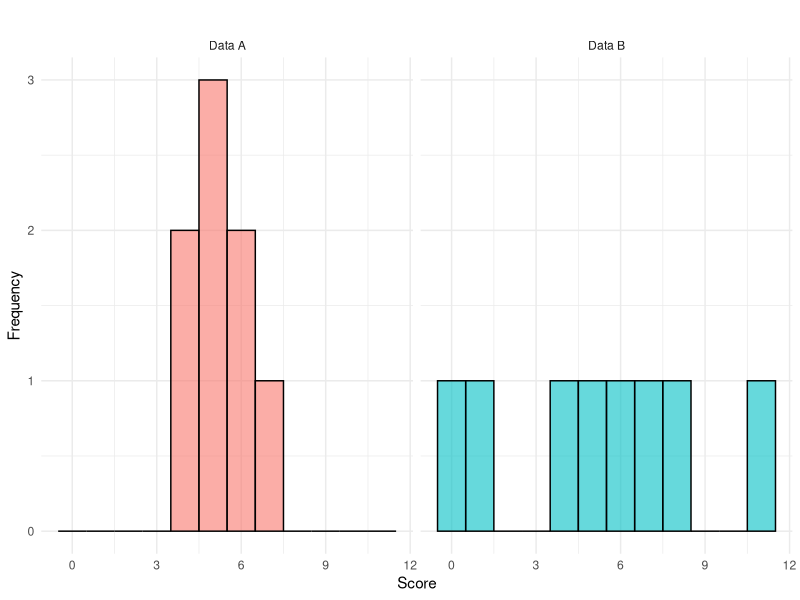
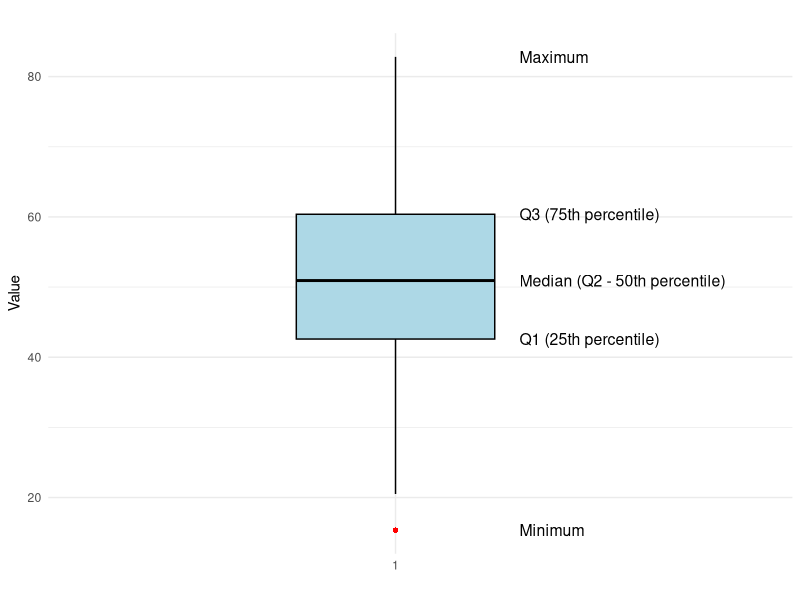
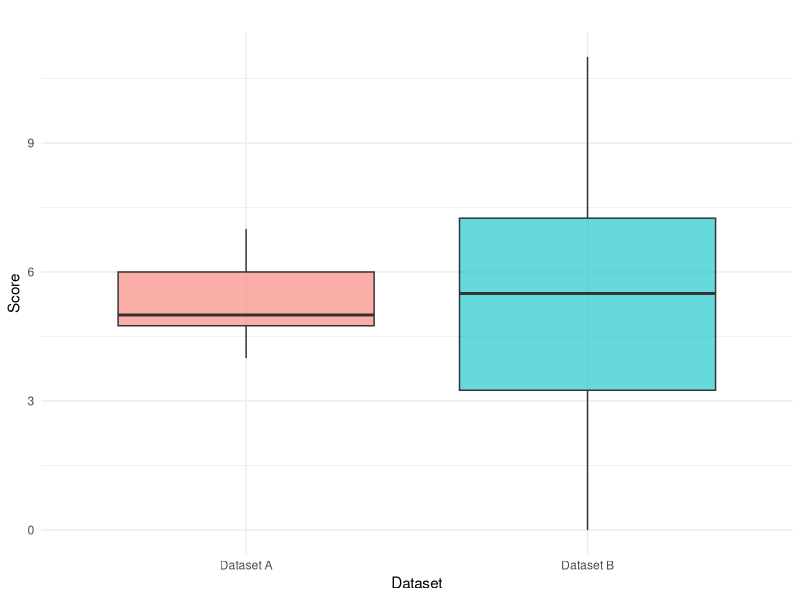
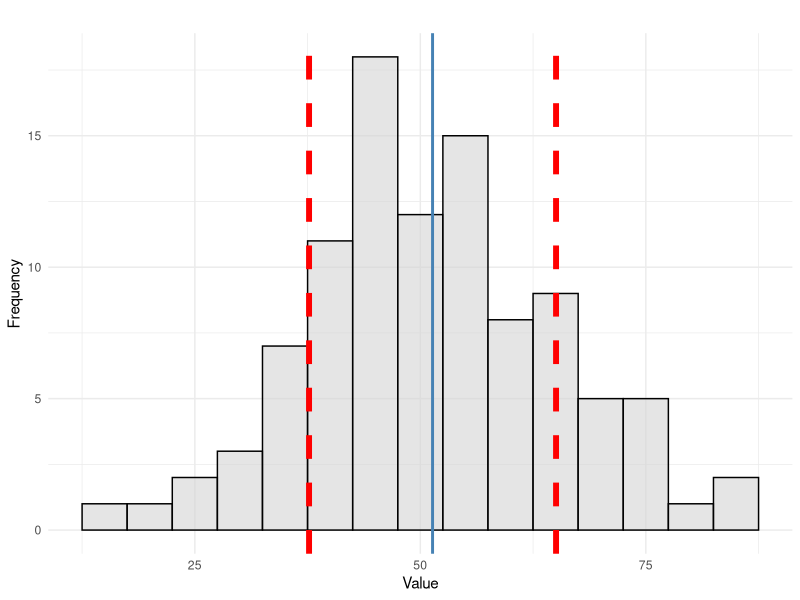
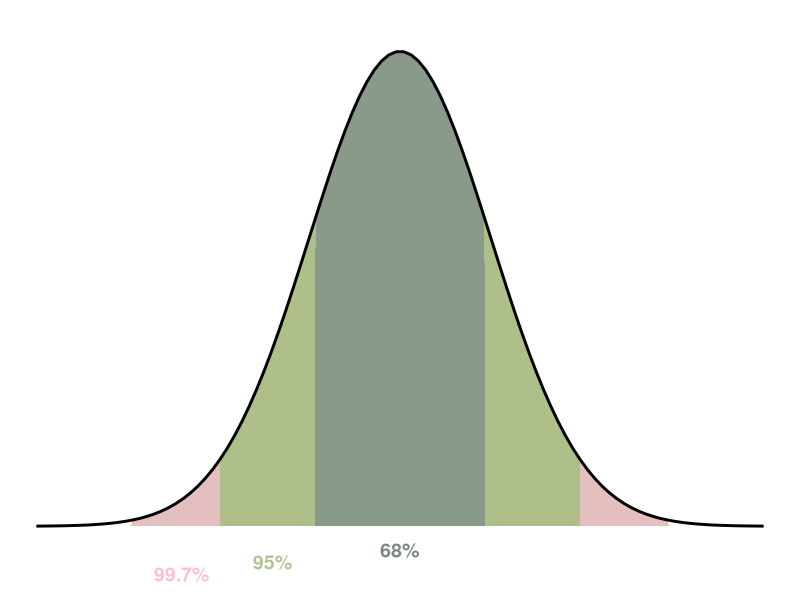
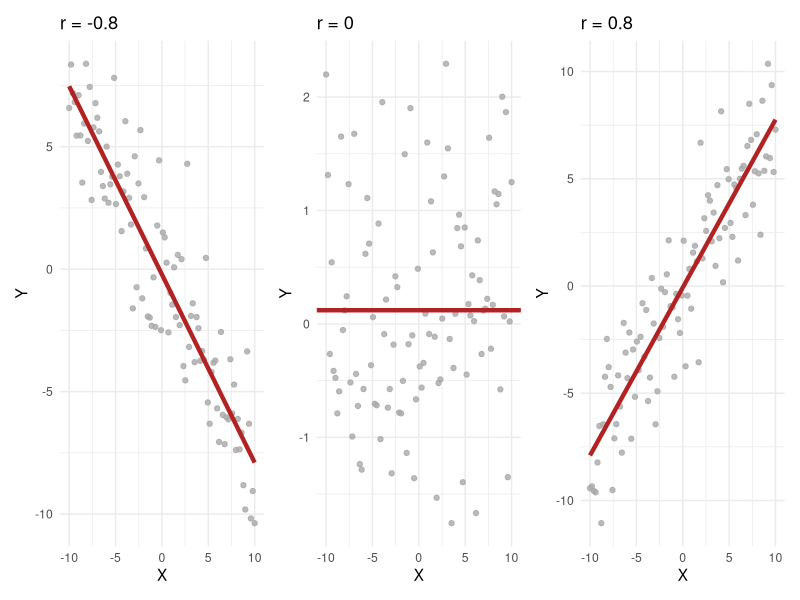

The R script that drew these images, in order:
## ---- chunk 1
#| include: false
#| message: false
library(ggplot2)
library(dplyr)
library(patchwork)
## ---- chunk 2
#| echo: false
#| message: false
# Create two datasets
data_A <- data.frame(Group = "Data A", Score = c(4, 4, 5, 5, 5, 6, 6, 7))
data_B <- data.frame(Group = "Data B", Score = c(0, 1, 4, 5, 6, 7, 8, 11))

# Combine into one dataframe
data_combined <- bind_rows(data_A, data_B)

# Create the histogram
ggplot(data_combined, aes(x = Score, fill = Group)) +
  geom_histogram(position = "identity", alpha = 0.6, binwidth = 1, color = "black") +
  facet_wrap(~Group, scales = "fixed") +  # Ensures same y-axis scale
  labs(title = " ",
       x = "Score",
       y = "Frequency") +
  theme_minimal() +
  theme(legend.position = "none")
## ---- chunk 3
#| echo: false
#| message: false
# Create example dataset
set.seed(123)
data <- data.frame(Value = rnorm(100, mean = 50, sd = 15))

# Compute the five-number summary
stats <- as.numeric(quantile(data$Value, probs = c(0, 0.25, 0.5, 0.75, 1)))

# Define label positions slightly offset from the boxplot
labels <- data.frame(
  y = stats,
  x = 1.25,  # Slightly offset from the boxplot for visibility
  label = c("Minimum", "Q1 (25th percentile)", "Median (Q2 - 50th percentile)", "Q3 (75th percentile)", "Maximum")
)

# Generate the boxplot with labeled components
ggplot(data, aes(x = factor(1), y = Value)) +
  geom_boxplot(width = 0.4, fill = "lightblue", color = "black", outlier.color = "red", outlier.shape = 16) +
  geom_text(data = labels, aes(x = x, y = y, label = label), hjust = 0, color = "black", size = 4) +
  labs(title = " ", y = "Value", x = "") +
  theme_minimal() +
  coord_cartesian(clip = "off", xlim = c(0.9, 1.2))  # Ensures labels fit without getting clipped
## ---- chunk 4
#| echo: false
#| message: false
#| fig-height: 5
#| fig-width: 7
#| fig-align: center

# Create datasets
data_A <- data.frame(Group = "Dataset A", Score = c(4, 4, 5, 5, 5, 6, 6, 7))
data_B <- data.frame(Group = "Dataset B", Score = c(0, 1, 4, 5, 6, 7, 8, 11))
data_combined <- rbind(data_A, data_B)

# Boxplot
ggplot(data_combined, aes(x = Group, y = Score, fill = Group)) +
  geom_boxplot(outlier.shape = 16, outlier.color = "red", alpha = 0.6) +
  labs(title = "",
       x = "Dataset",
       y = "Score") +
  theme_minimal() +
  theme(legend.position = "none")
## ---- chunk 5
#| echo: false
#| message: false
#| fig-height: 3
#| fig-width: 5
#| fig-align: center

# Generate example data
set.seed(123)
data <- data.frame(Value = rnorm(100, mean = 50, sd = 15))

# Compute mean and standard deviation
mean_value <- mean(data$Value)
sd_value <- sd(data$Value)

# Create histogram with standard deviation bands
ggplot(data, aes(x = Value)) +
  geom_histogram(binwidth = 5, fill = "lightgray", color = "black", alpha = 0.6) +
  geom_vline(aes(xintercept = mean_value), color = "steelblue", linewidth = 1) +
  geom_vline(aes(xintercept = mean_value + sd_value), color = "red", linetype = "dashed",  linewidth = 2) +
  geom_vline(aes(xintercept = mean_value - sd_value), color = "red", linetype = "dashed", linewidth = 2) +
  labs(title = " ",
       x = "Value",
       y = "Frequency") +
  theme_minimal()
## ---- chunk 6
#| echo: false
#| message: false
#| fig-height: 4
#| fig-width: 7
#| fig-align: center

# Create normal distribution data
x <- seq(-4, 4, length=100)
y <- dnorm(x, mean = 0, sd = 1)
data <- data.frame(x, y)

# Define standard deviation ranges
data_fill <- data.frame(
  xmin = c(-1, -2, -3), xmax = c(1, 2, 3),
  ymin = 0, ymax = dnorm(0),
  label = c("68%", "95%", "99.7%"),
  xtext = c(-0, -1.4, -2.4),
  ytext = c(-0.02, -0.03, -0.04),
  color = c("blue", "green", "yellow")
)

# Plot normal curve with Empirical Rule bands and labels
ggplot(data, aes(x, y)) +
  geom_area(data=subset(data, x >= -1 & x <= 1), aes(y=y), fill="blue", alpha=0.3) +
  geom_area(data=subset(data, x >= -2 & x <= 2), aes(y=y), fill="green", alpha=0.3) +
  geom_area(data=subset(data, x >= -3 & x <= 3), aes(y=y), fill="brown", alpha=0.3) +
  geom_line(linewidth=1) +
  geom_text(data=data_fill, aes(x=xtext, y=ytext, label=label, color=color), size=5, fontface="bold") +
  scale_color_manual(values=c("#7b887f", "#b3c494", "pink")) +
  labs(title=" ", x="Standard Deviations", y="Density") +
  theme_void() +
  theme(legend.position = "none")
## ---- chunk 7
#| echo: false
#| message: false
#| fig-height: 4
#| fig-width: 7
#| fig-align: center
#| 
# Generate datasets
n <- 100
x <- seq(-10, 10, length.out = n)

data1 <- data.frame(X = x, Y = -0.8 * x + rnorm(n, sd = 2)) # r = -0.8

data2 <- data.frame(X = x, Y = rnorm(n)) # r = 0

data3 <- data.frame(X = x, Y = 0.8 * x + rnorm(n, sd = 2)) # r = 0.8

# Create plots
p1 <- ggplot(data1, aes(x = X, y = Y)) +
  geom_point(color = "darkgrey", alpha =0.8) +
  geom_smooth(method = "lm", se = FALSE, color = "firebrick", linewidth =1.5) +
  labs(title = "r = -0.8") +
  theme_minimal()

p2 <- ggplot(data2, aes(x = X, y = Y)) +
  geom_point(color = "darkgrey", alpha =0.8) +
geom_hline(yintercept = mean(data2$Y), color = "firebrick", linewidth = 1.5) +  labs(title = "r = 0") +
  theme_minimal()

p3 <- ggplot(data3, aes(x = X, y = Y)) +
  geom_point(color = "darkgrey", alpha =0.8) +
  geom_smooth(method = "lm", se = FALSE, color = "firebrick", linewidth =1.5) +
  labs(title = "r = 0.8") +
  theme_minimal()

# Arrange plots in a 1x3 layout
p1 + p2 + p3 + plot_layout(ncol = 3)
